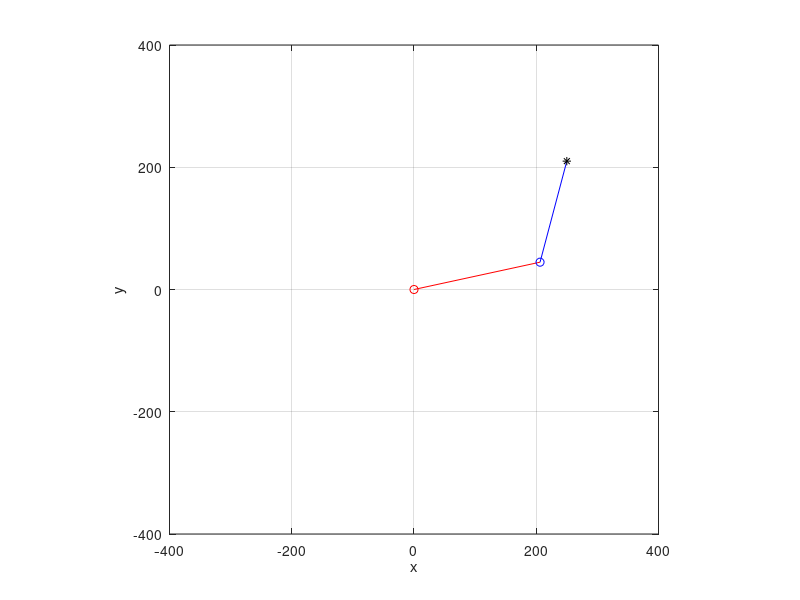
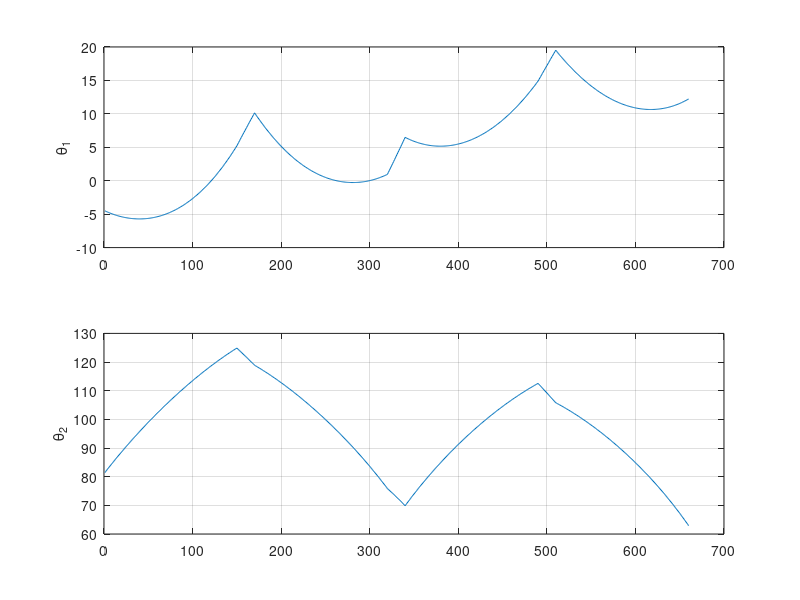

MATLAB code for these plots, in order:
clear 


a1 = 211; %mm
a2 = 171; %mm

%{
q1 = 30*pi/180;
q2 = 30*pi/180;
px = cos(q1+q2)*a2 + a1*cos(q1);
py = sin(q1+q2)*a2 + a1*sin(q1);
%}
% Input values

X_length = 150;
Y_length = 20;

PX_A = 250;     % mm
PY_A = 150;     % mm

PX_B = 100;     % mm
PY_B = 150;      % mm

PX_C = 100;     % mm
PY_C = 170;     % mm

PX_D = 250;     % mm
PY_D = 170;      % mm

PX_E = 250;     % mm
PY_E = 190;     % mm

PX_F = 100;     % mm
PY_F = 190;      % mm

PX_G = 100;     % mm
PY_G = 210;     % mm

PX_H = 250;     % mm
PY_H = 210;      % mm


des_vel = 40;   % mm/s scalar

% A to B
distanceAB = sqrt( (PX_B-PX_A)^2 + (PY_B-PY_A)^2 ); % mm
vectorAB = [PX_B-PX_A, PY_B-PY_A]; % a vector of path
unit_vecAB = vectorAB/distanceAB;  % Specify the direction
Tip_velAB = unit_vecAB*des_vel;     % tip's velocity vector 
finish_timeAB = distanceAB/des_vel; % total time [sec] using from start to goal points
pointsAB = round(distanceAB);  % continuous points on the line
gapAB = distanceAB/pointsAB;  % let use minimum gap at 1mm
gap_timeAB = finish_timeAB/pointsAB;  % a tiny time [sec] used to travel in a gap


% B to C
distanceBC = sqrt( (PX_C-PX_B)^2 + (PY_C-PY_B)^2 ); % mm
vectorBC = [PX_C-PX_B, PY_C-PY_B]; % a vector of path
unit_vecBC = vectorBC/distanceBC;  % Specify the direction
Tip_velBC = unit_vecBC*des_vel;     % tip's velocity vector 
finish_timeBC = distanceBC/des_vel; % total time [sec] using from start to goal points
pointsBC = round(distanceBC);  % continuous points on the line
gapBC = distanceBC/pointsBC;  % let use minimum gap at 1mm
gap_timeBC = finish_timeBC/pointsBC;  % a tiny time [sec] used to travel in a gap


% C to D
distanceCD = sqrt( (PX_D-PX_C)^2 + (PY_D-PY_C)^2 ); % mm
vectorCD = [PX_D-PX_C, PY_D-PY_C]; % a vector of path
unit_vecCD = vectorCD/distanceCD;  % Specify the direction
Tip_velCD = unit_vecCD*des_vel;     % tip's velocity vector 
finish_timeCD = distanceCD/des_vel; % total time [sec] using from start to goal points
pointsCD = round(distanceCD);  % continuous points on the line
gapCD = distanceCD/pointsCD;  % let use minimum gap at 1mm
gap_timeCD = finish_timeCD/pointsCD;  % a tiny time [sec] used to travel in a gap

% D to E
distanceDE = sqrt( (PX_E-PX_D)^2 + (PY_E-PY_D)^2 ); % mm
vectorDE = [PX_E-PX_D, PY_E-PY_D]; % a vector of path
unit_vecDE = vectorDE/distanceDE;  % Specify the direction
Tip_velDE = unit_vecDE*des_vel;     % tip's velocity vector 
finish_timeDE = distanceDE/des_vel; % total time [sec] using from start to goal points
pointsDE = round(distanceDE);  % continuous points on the line
gapDE = distanceDE/pointsDE;  % let use minimum gap at 1mm
gap_timeDE = finish_timeDE/pointsDE;  % a tiny time [sec] used to travel in a gap

% E to F
distanceEF = sqrt( (PX_F-PX_E)^2 + (PY_F-PY_E)^2 ); % mm
vectorEF = [PX_F-PX_E, PY_F-PY_E]; % a vector of path
unit_vecEF = vectorEF/distanceEF;  % Specify the direction
Tip_velEF = unit_vecEF*des_vel;     % tip's velocity vector 
finish_timeEF = distanceEF/des_vel; % total time [sec] using from start to goal points
pointsEF = round(distanceEF);  % continuous points on the line
gapEF = distanceEF/pointsEF;  % let use minimum gap at 1mm
gap_timeEF = finish_timeEF/pointsEF;  % a tiny time [sec] used to travel in a gap

% F to G
distanceFG = sqrt( (PX_G-PX_F)^2 + (PY_G-PY_F)^2 ); % mm
vectorFG = [PX_G-PX_F, PY_G-PY_F]; % a vector of path
unit_vecFG = vectorFG/distanceFG;  % Specify the direction
Tip_velFG = unit_vecFG*des_vel;     % tip's velocity vector 
finish_timeFG = distanceFG/des_vel; % total time [sec] using from start to goal points
pointsFG = round(distanceFG);  % continuous points on the line
gapFG = distanceFG/pointsFG;  % let use minimum gap at 1mm
gap_timeFG = finish_timeFG/pointsFG;  % a tiny time [sec] used to travel in a gap

% G to H
distanceGH = sqrt( (PX_H-PX_G)^2 + (PY_H-PY_G)^2 ); % mm
vectorGH = [PX_H-PX_G, PY_H-PY_G]; % a vector of path
unit_vecGH = vectorGH/distanceGH;  % Specify the direction
Tip_velGH = unit_vecGH*des_vel;     % tip's velocity vector 
finish_timeGH = distanceGH/des_vel; % total time [sec] using from start to goal points
pointsGH = round(distanceGH);  % continuous points on the line
gapGH = distanceGH/pointsGH;  % let use minimum gap at 1mm
gap_timeGH = finish_timeGH/pointsGH;  % a tiny time [sec] used to travel in a gap

total_points = pointsAB + pointsBC + pointsCD + pointsDE + pointsEF +  pointsFG +  pointsGH;

pxAB = zeros(1,pointsAB);
pyAB = zeros(1,pointsAB);
pxBC = zeros(1,pointsBC);
pyBC = zeros(1,pointsBC);
pxCD = zeros(1,pointsCD);
pyCD = zeros(1,pointsCD);
pxDE = zeros(1,pointsDE);
pyDE = zeros(1,pointsDE);
pxEF = zeros(1,pointsEF);
pyEF = zeros(1,pointsEF);
pxFG = zeros(1,pointsFG);
pyFG = zeros(1,pointsFG);
pxGH = zeros(1,pointsGH);
pyGH = zeros(1,pointsGH);

for k=1:pointsAB
    if k == 1
        pxAB(k) = PX_A + unit_vecAB(1)*gapAB;
        pyAB(k) = PY_A + unit_vecAB(2)*gapAB;
        
        pxCD(k) = PX_C + unit_vecCD(1)*gapCD;
        pyCD(k) = PY_C + unit_vecCD(2)*gapCD;
        
        pxEF(k) = PX_E + unit_vecEF(1)*gapEF;
        pyEF(k) = PY_E + unit_vecEF(2)*gapEF;
        
        pxGH(k) = PX_G + unit_vecGH(1)*gapGH;
        pyGH(k) = PY_G + unit_vecGH(2)*gapGH;
    else
        pxAB(k) = pxAB(k-1) + unit_vecAB(1)*gapAB;
        pyAB(k) = pyAB(k-1) + unit_vecAB(2)*gapAB;
        
        pxCD(k) = pxCD(k-1) + unit_vecCD(1)*gapCD;
        pyCD(k) = pyCD(k-1) + unit_vecCD(2)*gapCD;
        
        pxEF(k) = pxEF(k-1) + unit_vecEF(1)*gapEF;
        pyEF(k) = pyEF(k-1) + unit_vecEF(2)*gapEF;
            
        pxGH(k) = pxGH(k-1) + unit_vecGH(1)*gapGH;
        pyGH(k) = pyGH(k-1) + unit_vecGH(2)*gapGH;
    end
end

for k=1:pointsBC
    if k == 1
        pxBC(k) = PX_B + unit_vecBC(1)*gapBC;
        pyBC(k) = PY_B + unit_vecBC(2)*gapBC;
        
        pxDE(k) = PX_D + unit_vecDE(1)*gapDE;
        pyDE(k) = PY_D + unit_vecDE(2)*gapDE;
        
        pxFG(k) = PX_F + unit_vecFG(1)*gapFG;
        pyFG(k) = PY_F + unit_vecFG(2)*gapFG;
    else
        pxBC(k) = pxBC(k-1) + unit_vecBC(1)*gapBC;
        pyBC(k) = pyBC(k-1) + unit_vecBC(2)*gapBC;
        
        pxDE(k) = pxDE(k-1) + unit_vecDE(1)*gapDE;
        pyDE(k) = pyDE(k-1) + unit_vecDE(2)*gapDE;
        
        pxFG(k) = pxFG(k-1) + unit_vecFG(1)*gapFG;
        pyFG(k) = pyFG(k-1) + unit_vecFG(2)*gapFG;
    end
end

px = [pxAB, pxBC, pxCD, pxDE, pxEF, pxFG, pxGH];
py = [pyAB, pyBC, pyCD, pyDE, pyEF, pyFG, pyGH];

Q1 = zeros(1,length(px));
Q2 = zeros(1,length(px));

for k =1:total_points
    %{
    Q = INV(px(j),py(j));
    Q1(j) = Q(1);
    Q2(j) = Q(2);
    %}
    
        L = sqrt(px(k)^2 + py(k)^2);

    pi_Q2 = acos( (px(k)^2 + py(k)^2 - a1^2 - a2^2)/(-2*a1*a2)); % Solution2
    Q2(k) = pi - pi_Q2;            % Solution1
    

    gam1 = asin( (a2*sin(Q2(k)))/L );
    gam2 = acos( (a2^2 - L^2 - a1^2)/(-2*L*a1) );
    

    alp = atan2(py(k),px(k));
   
    Q1(k) = alp - gam1;   % Solution1
    
end

for i=1:length(px)
    % Solution1 plot
T01 = [cos(Q1(i)), -sin(Q1(i)), 0, a1*cos(Q1(i));
       sin(Q1(i)), cos(Q1(i)), 0, a1*sin(Q1(i));
       0,   0,   1,   0;
       0,   0,   0,   1];
T12 = [cos(Q2(i)), -sin(Q2(i)), 0, a2*cos(Q2(i));
       sin(Q2(i)), cos(Q2(i)), 0, a2*sin(Q2(i));
       0,   0,   1,   0;
       0,   0,   0,   1];
T02 = T01*T12;
P01 = [T01(1,4), T01(2,4), T01(3,4)];
P02 = [T02(1,4), T02(2,4), T02(3,4)];
X0 = 0;
Y0 = 0;
Z0 = 0;

link1X = [X0, P01(1)];
link1Y = [Y0, P01(2)];
link2X = [P01(1), P02(1)];
link2Y = [P01(2), P02(2)];
joint1 = [X0,Y0];
joint2 = [P01(1), P01(2)];
tip = [P02(1), P02(2)];

figure(1)
plot(link1X, link1Y, 'r')
hold on
plot(link2X, link2Y, 'b')
plot(joint1(1),joint1(2), 'ro')
plot(joint2(1),joint2(2), 'bo')
plot(tip(1),tip(2), 'k*')
grid on
xlabel('x')
ylabel('y')
xlim([-400 400])
ylim([-400 400])
axis('square')
hold off
pause(0.001)

end

%figure(1)


Theta1 = Q1*180/pi;
Theta2 = Q2*180/pi;

figure(2)
subplot(2,1,1)
plot(Theta1)
ylabel('\theta_1')
grid on
subplot(2,1,2)
plot(Theta2)
ylabel('\theta_2')
grid on